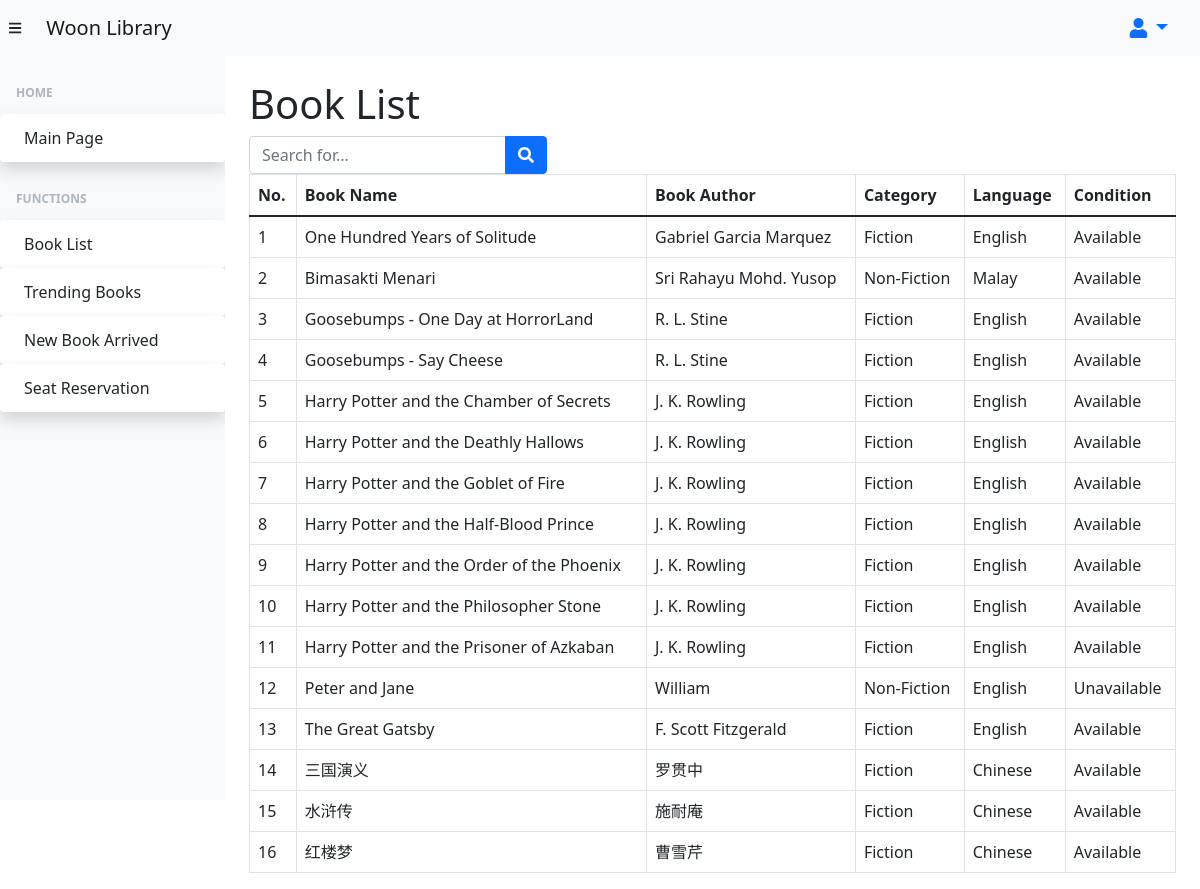
/booklist.php, run on the app's committed database.
### tables this page shows
CREATE TABLE `book` (
  `Book_ID` int(10) NOT NULL,
  `Book_Name` varchar(255) NOT NULL,
  `Book_Author` varchar(255) DEFAULT NULL,
  `Book_Category` text NOT NULL,
  `Book_Condition` tinytext NOT NULL,
  `Book_Description` varchar(2000) DEFAULT NULL,
  `Book_Language` tinytext NOT NULL,
  `Times_Borrowed` int(10) DEFAULT NULL,
  `Times_Arrived` datetime DEFAULT NULL,
  `Borrower` int(10) DEFAULT NULL
);

### booklist.php (the view, shortened to what this page needs)
<!DOCTYPE html>
<html lang="en">
<?php
    include "librarydb.php";
    $searching=$_GET['search']??null;
?>
    <head>
        <link href="https://cdn.jsdelivr.net/npm/simple-datatables@latest/dist/style.css" rel="stylesheet" />
        <link href="css/styles.css" rel="stylesheet" />
    </head>
    <body class="sb-nav-fixed bg-transparent" style="background:url('https://www.citeonline.com/wp-content/uploads/2019/09/iStock-969066628.jpg'); background-size:100% 100%; background: opacity 20%; background-repeat:repeat-y;">
        <nav class="sb-topnav navbar navbar-expand navbar-light bg-light">
            <button class="btn btn-link btn-sm order-1 order-lg-0 me-4 me-lg-0" id="sidebarToggle" href="#!"><i class="fas fa-bars"></i></button>
            <a class="navbar-brand ps-3" href="index.php">Woon Library</a>
            <ul id="userprofile"class="nav justify-content-end btn-lg">
                <li class="nav-item dropdown">
                    <a class="nav-link dropdown-toggle" id="navbarDropdown" href="#" role="button" data-bs-toggle="dropdown" aria-expanded="false"><i class="fas fa-user fa-fw"></i></a>
                </li>
            </ul>
        </nav>
        <div id="layoutSidenav">
            <div id="layoutSidenav_nav">
                <nav class="sb-sidenav accordion sb-sidenav-light" id="sidenavAccordion">
                    <div class="sb-sidenav-menu">
                        <div class="nav">
                            <div class="sb-sidenav-menu-heading">Home</div>
                            <a class="nav-link shadow bg-white rounded" href="index.php">
                                Main Page
                            </a>
                            <div class="sb-sidenav-menu-heading">Functions</div>
                            <a class="nav-link shadow bg-white rounded" href="booklist.php">
                                Book List
                            </a>
                            <a class="nav-link shadow bg-white rounded" href="trendingbook.php">
                                Trending Books
                            </a>
                            <a class="nav-link shadow bg-white rounded" href="newbook.php">
                                New Book Arrived
                            </a>
                            <a class="nav-link shadow bg-white rounded" href="seatreserve.php">
                                Seat Reservation
                            </a>
                    </div>
                </nav>
            </div>
            <div id="layoutSidenav_content">
                <main>
                    <div class="container-fluid px-4">
                        <h1 class="mt-4">Book List</h1>
                        <div class="row">
                                <div class="col-xl-60 col-md-60">
                                        <?php
                                        echo "<form class='d-none d-md-inline-block form-inline ms-auto me-0 me-md-3 my-2 my-md-0' action='' method='post'>";
                                        echo "<div class='input-group'>";
                                        echo "<input class='form-control' type='text' placeholder='Search for...' aria-label='Search for...' aria-describedby='btnNavbarSearch' name='searching' />";
                                        echo "<button class='btn btn-primary' id='btnNavbarSearch' name='searchNOW' type='submit'><i class='fas fa-search'></i></button>";
                                        echo "</div>";
                                        echo "</form>";
                                        if($searching!=null){
                                            $sqltran = mysqli_query($con, "SELECT * FROM book WHERE Book_Name LIKE '%$searching%' OR Book_Author LIKE '%$searching%' ORDER BY Book_Name")or die(mysqli_error($con));
                                        }else{
                                            $sqltran = mysqli_query($con, "SELECT * FROM book ORDER BY Book_Name")or die(mysqli_error($con));
                                        }
                                        while ($row = mysqli_fetch_array($sqltran)) {
                                        echo "<table class='table table-hover table-bordered' id='BLIST' name='BLIST'>";
                                        echo  "<thead><tr><th scope='col1'>No.</th><th scope='col2'>Book Name</th><th scope='col3'>Book Author</th><th scope='col4'>Category</th><th scope='col5'>Language</th><th scope='col6'>Condition</th></tr></thead>";
                                        $i=1;
                                        do
                                        {
                                        echo "<tr class='BookRow' role=button onclick=window.location='bookdetails.php?id=".$row["Book_ID"]."&condition=".$row["Book_Condition"]."'>";
                                        echo "<td>" . $i . "</td>";
                                        echo "<td>" . $row['Book_Name'] . "</td>";
                                        echo "<td>" . $row['Book_Author'] . "</td>";
                                        echo "<td>" . $row['Book_Category'] . "</td>";
                                        echo "<td>" . $row['Book_Language'] . "</td>";
                                        echo "<td>" . $row['Book_Condition'] . "</td>";
                                        echo "</tr>";
                                        $i++;
                                        }while($row = mysqli_fetch_array($sqltran));
                                        echo "</table>";
                                        }
                                    ?>
                                    </div>
                                </div>
                            </div>
                        </div>
                    </div>
    </body>
</html>

### data on the page
book: Book_Name "One Hundred Years of Solitude", Book_Author "Gabriel Garcia Marquez", Book_Category "Fiction", Book_Language "English", Book_Condition "Available"
book: Book_Name "Bimasakti Menari", Book_Author "Sri Rahayu Mohd. Yusop", Book_Category "Non-Fiction", Book_Language "Malay", Book_Condition "Available"
book: Book_Name "Goosebumps - One Day at HorrorLand", Book_Author "R. L. Stine", Book_Category "Fiction", Book_Language "English", Book_Condition "Available"
book: Book_Name "Goosebumps - Say Cheese", Book_Author "R. L. Stine", Book_Category "Fiction", Book_Language "English", Book_Condition "Available"
book: Book_Name "Harry Potter and the Chamber of Secrets", Book_Author "J. K. Rowling", Book_Category "Fiction", Book_Language "English", Book_Condition "Available"
book: Book_Name "Harry Potter and the Deathly Hallows", Book_Author "J. K. Rowling", Book_Category "Fiction", Book_Language "English", Book_Condition "Available"
book: Book_Name "Harry Potter and the Goblet of Fire", Book_Author "J. K. Rowling", Book_Category "Fiction", Book_Language "English", Book_Condition "Available"
book: Book_Name "Harry Potter and the Half-Blood Prince", Book_Author "J. K. Rowling", Book_Category "Fiction", Book_Language "English", Book_Condition "Available"
book: Book_Name "Harry Potter and the Order of the Phoenix", Book_Author "J. K. Rowling", Book_Category "Fiction", Book_Language "English", Book_Condition "Available"
book: Book_Name "Harry Potter and the Philosopher Stone", Book_Author "J. K. Rowling", Book_Category "Fiction", Book_Language "English", Book_Condition "Available"
book: Book_Name "Harry Potter and the Prisoner of Azkaban", Book_Author "J. K. Rowling", Book_Category "Fiction", Book_Language "English", Book_Condition "Available"
book: Book_Name "Peter and Jane", Book_Author "William", Book_Category "Non-Fiction", Book_Language "English", Book_Condition "Unavailable"
book: Book_Name "The Great Gatsby", Book_Author "F. Scott Fitzgerald", Book_Category "Fiction", Book_Language "English", Book_Condition "Available"
book: Book_Name "三国演义", Book_Author "罗贯中", Book_Category "Fiction", Book_Language "Chinese", Book_Condition "Available"
book: Book_Name "水浒传", Book_Author "施耐庵", Book_Category "Fiction", Book_Language "Chinese", Book_Condition "Available"
book: Book_Name "红楼梦", Book_Author "曹雪芹", Book_Category "Fiction", Book_Language "Chinese", Book_Condition "Available"
